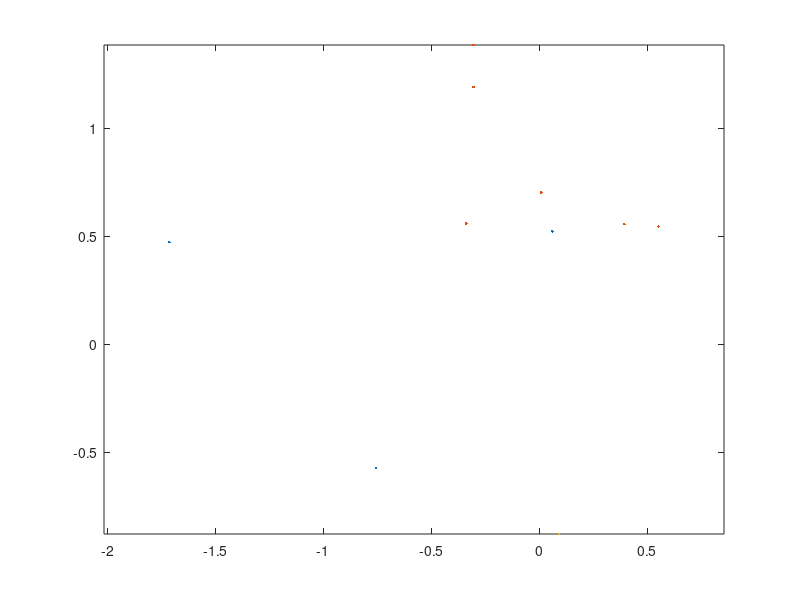

Write the MATLAB code that produced this figure. (Note: this script raises an error after producing the figure.)
% 4 GMM Components. Different means, covariances and probabilty for each.
% 10 samples
m(:,1) = [1;0]; Sigma(:,:,1) = 0.1*[5 0;0,2]; 
m(:,2) = [-1;0]; Sigma(:,:,2) = 0.1*[3 1;1,3]; 
m(:,3) = [0;1]; Sigma(:,:,3) = 0.1*eye(2);
m(:,4) = [0;-1]; Sigma(:,:,4) = 0.1*[2 0;0,1 ];
classPriors = [0.15,0.30,0.35,0.20]; thr = [0,cumsum(classPriors)];
N = 10; u = rand(1,N); L = zeros(1,N); x = zeros(2,N);
figure(1),clf, colorList = 'rbgc'; 
%Data Genration + figure 
for l = 1:4
    indices = find(thr(l)<=u & u<thr(l+1)); % if u happens to be precisely 1, that sample will get omitted - needs to be fixed
    L(1,indices) = l*ones(1,length(indices));
    x(:,indices) = mvnrnd(m(:,l),Sigma(:,:,l),length(indices))';
    figure(1), plot(x(1,indices),x(2,indices),'.','MarkerFaceColor',colorList(l)); axis equal, hold on,
end
T = array2table(x.'); 
part = cvpartition(T.Var1,'KFold',10);
